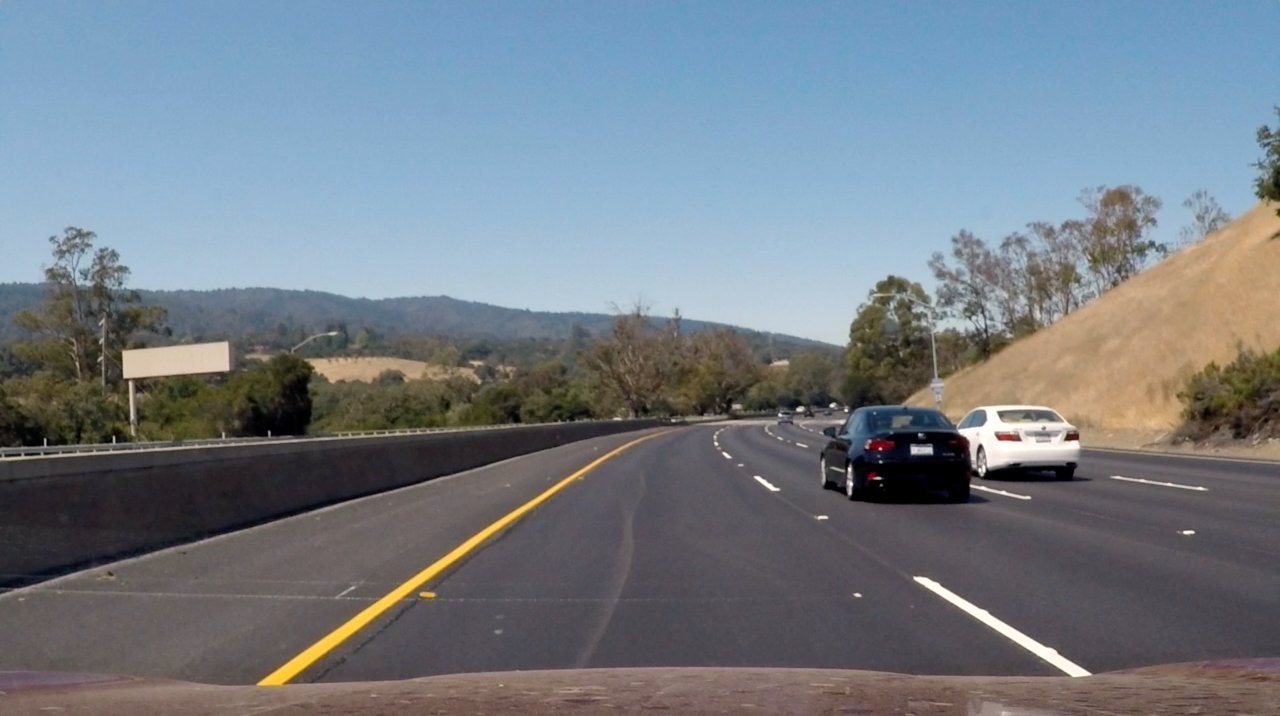
#> input picture videotest.jpg, 2560 x 1432 px (shown at 1/2 size)
$ jupyter execute --allow-errors test.ipynb   (shell and % lines are left out)
#> lines starting #> are read from the running program, lines starting #| are printed output that depends on the picture; after the words box and inside, x2 and y2 are one past the last pixel; in counts of white or black regions, pixels touching at a corner belong together
**Run all the cells below to make sure everything is working and ready to go. All cells should run without error.**

### Test Matplotlib and Plotting

[cell 1]
import matplotlib.pyplot as plt
import matplotlib.image as mpimg
import numpy as np
import cv2

[cell 2]
img = mpimg.imread('videotest.jpg')
#> img is the input picture: shape (1432, 2560, 3); mean R, G, B 115.7, 124.4, 132.9
plt.imshow(img)

### Test OpenCV

[cell 3]
import cv2

[cell 4]
# convert the image to grayscale
gray = cv2.cvtColor(img, cv2.COLOR_RGB2GRAY)
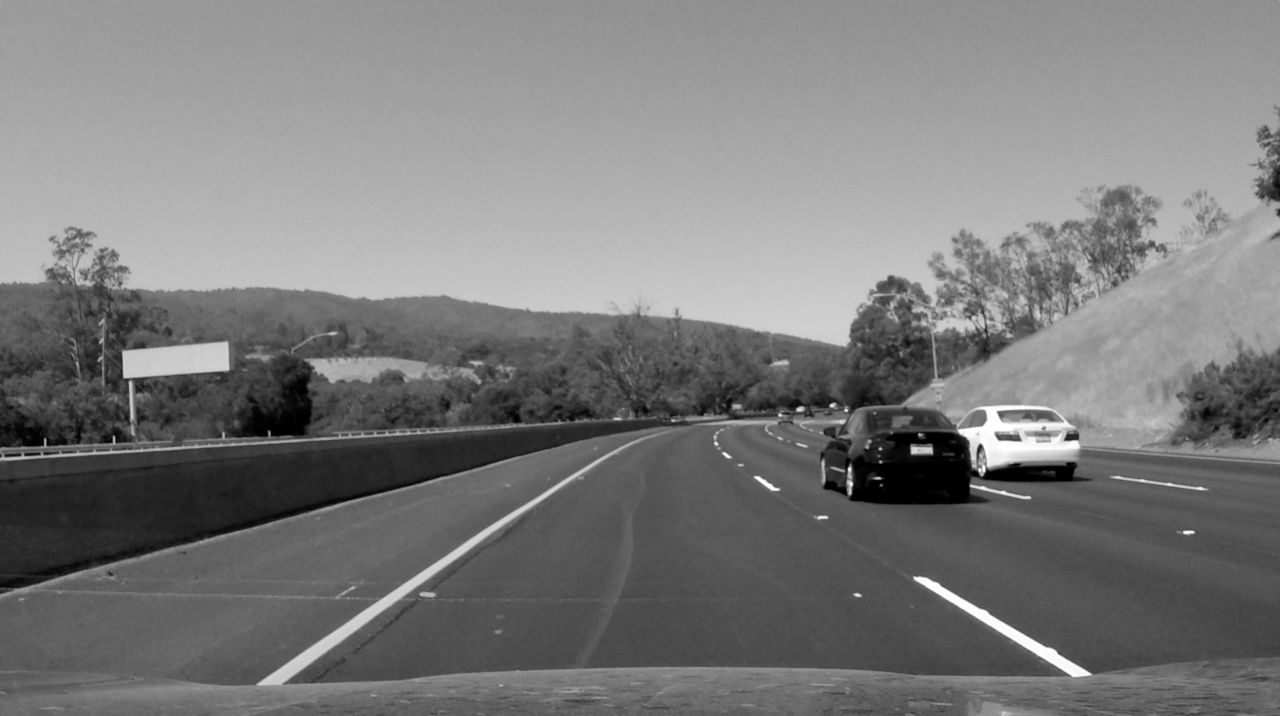
#> gray: shape (1432, 2560) (shown at 1/2 size); min 0, max 255, mean 122.7
plt.imshow(gray, cmap='Greys_r')

## Test TensorFlow

[cell 5]
import tensorflow as tf

#> (a cell that did not finish here is left out)

## Test Moviepy

[cell 7]
# Import everything needed to edit/save/watch video clips
import imageio
#> (the rest of this cell did not finish here and is left out)

Create a new video with `moviepy` by processing each frame to [YUV](https://en.wikipedia.org/wiki/YUV) color space.

[cell 8]
new_clip_output = 'test_output.mp4'
#> (the rest of this cell did not finish here and is left out)

#> (a cell that did not finish here is left out)

[cell 10]
import matplotlib.pyplot as plt
import matplotlib.image as mpimg
import numpy as np
import cv2

# Read image:


# Read in and grayscale the image
image = mpimg.imread('videotest.jpg')
gray = cv2.cvtColor(image,cv2.COLOR_RGB2GRAY)

# Define a kernel size and apply Gaussian smoothing
kernel_size = 5
blur_gray = cv2.GaussianBlur(gray,(kernel_size, kernel_size),0)

# Define our parameters for Canny and apply
low_threshold = 40
high_threshold = 100
edges = cv2.Canny(blur_gray, low_threshold, high_threshold)
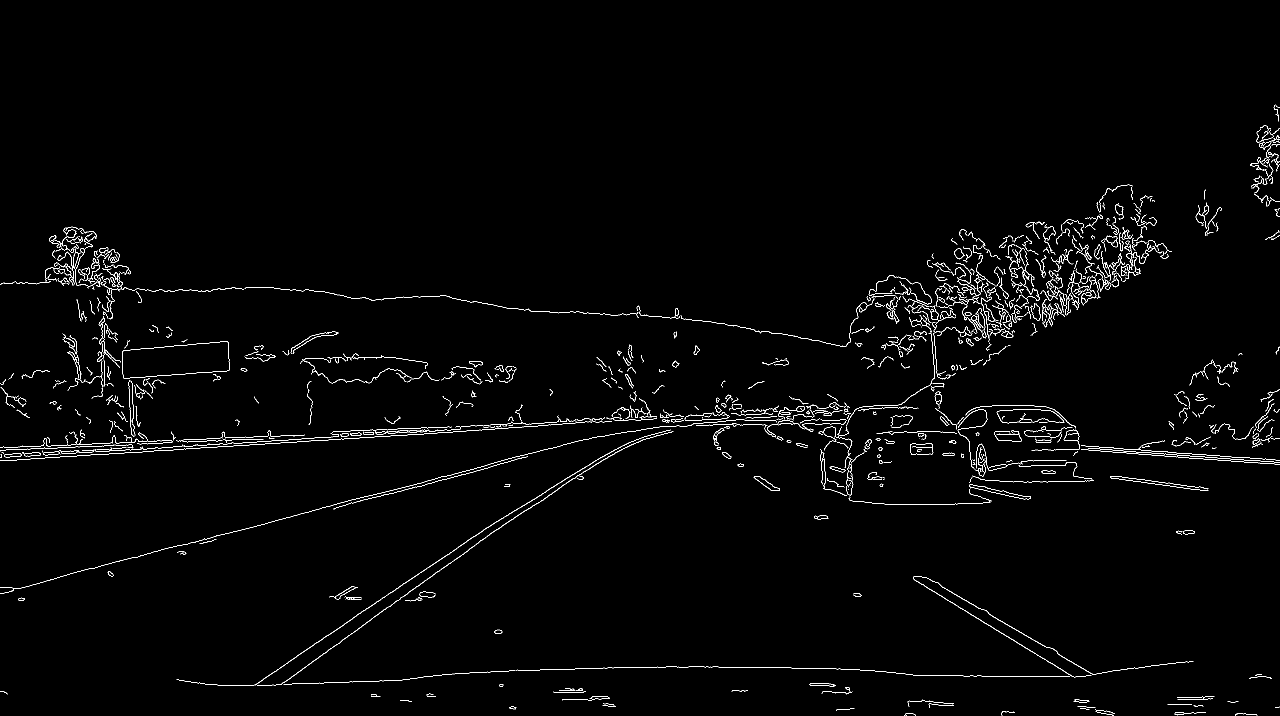
#> edges: shape (1432, 2560) (shown at 1/2 size); 1.5% white in thin lines or dots, all inside (x1, y1, x2, y2) = (0, 209, 2560, 1432)

# Next we'll create a masked edges image using cv2.fillPoly()
mask = np.zeros_like(edges)
ignore_mask_color = 255

# This time we are defining a four sided polygon to mask
imshape = image.shape
#> imshape = (1432, 2560, 3)
# vertices = np.array([[(200,imshape[0]),(1200, 900), (1600, 900), (imshape[1],imshape[0])], dtype=np.int32)]
vertices = np.array([[(0,imshape[0]*0.9),(1100, 900), (1500, 900), (imshape[1]*0.89,imshape[0]*0.9)]], dtype=np.int32)
cv2.fillPoly(mask, vertices, ignore_mask_color)
#> mask: shape (1432, 2560); 14.2% white; 1 white region, box (x1, y1, x2, y2) and area: (0, 900, 2279, 1289) 521811
masked_edges = cv2.bitwise_and(edges, mask)
#> masked_edges: shape (1432, 2560); 0.09% white in thin lines or dots, all inside (x1, y1, x2, y2) = (628, 900, 2084, 1289)

# Define the Hough transform parameters
# Make a blank the same size as our image to draw on
rho = 2 # distance resolution in pixels of the Hough grid
theta = np.pi/180 # angular resolution in radians of the Hough grid
threshold = 15   # minimum number of votes (intersections in Hough grid cell)
min_line_length = 15 #minimum number of pixels making up a line
max_line_gap = 20  # maximum gap in pixels between connectable line segments
line_image = np.copy(image)*0 # creating a blank to draw lines on
#> line_image: shape (1432, 2560, 3); every value is 0


# Run Hough on edge detected image
# Output "lines" is an array containing endpoints of detected line segments
lines = cv2.HoughLinesP(masked_edges, rho, theta, threshold, np.array([]),
                            min_line_length, max_line_gap)
#> lines = 76 rows, first 6: [628, 1288, 992, 1043], [1849, 1154, 2082, 1288], [744, 1236, 936, 1101], [1117, 976, 1154, 951], [975, 1071, 1114, 980], [1949, 1232, 2040, 1288]

# Iterate over the output "lines" and draw lines on a blank image
for line in lines:
    for x1,y1,x2,y2 in line:
        cv2.line(line_image,(x1,y1),(x2,y2),(255,0,0),10)
#> this loop made 76 passes
#> line on passes 1 to 12: [[628, 1288, 992, 1043]], [[1849, 1154, 2082, 1288]], [[744, 1236, 936, 1101]], [[1117, 976, 1154, 951]], [[975, 1071, 1114, 980]], [[1949, 1232, 2040, 1288]], [[1827, 1157, 2010, 1271]], [[1084, 987, 1228, 900]], [[1033, 1018, 1051, 1009]], [[1507, 955, 1541, 980]], [[669, 1194, 704, 1172]], [[997, 1040, 1017, 1029]]
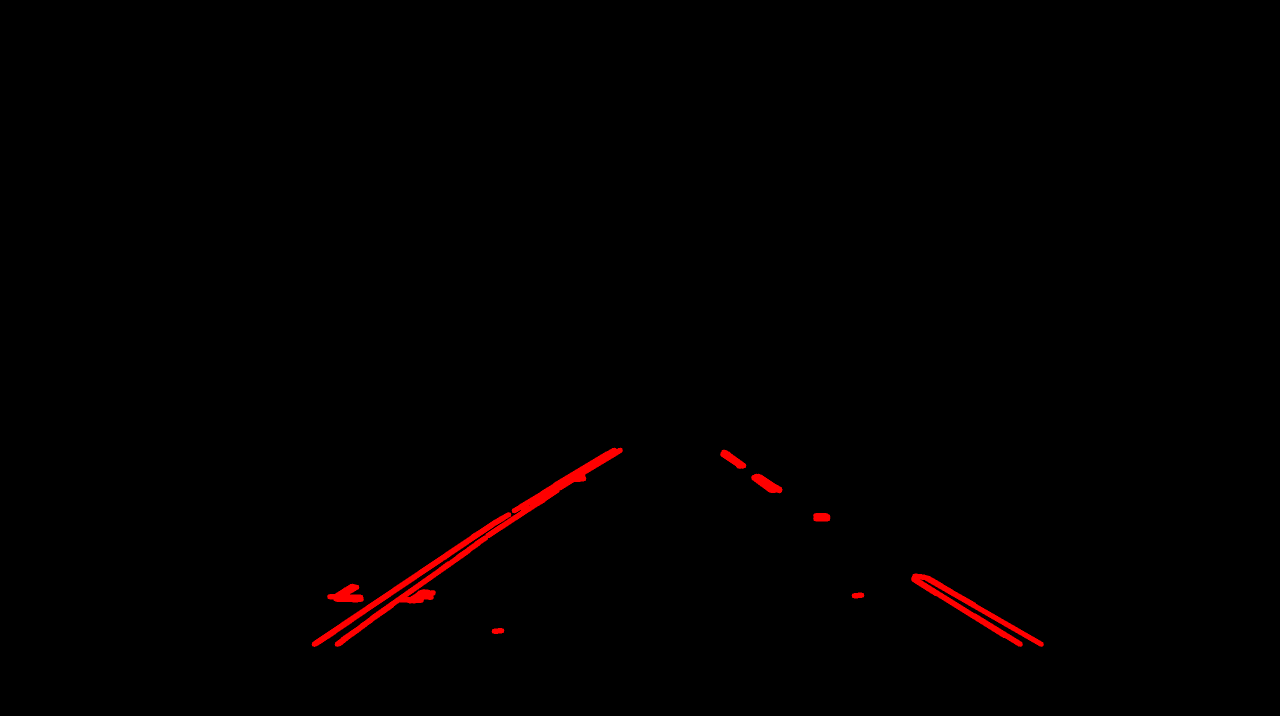
#> line_image: shape (1432, 2560, 3) (shown at 1/2 size); mean R, G, B 1.9, 0, 0

# Create a "color" binary image to combine with line image
color_edges = np.dstack((edges, edges, edges))

# Draw the lines on the edge image
lines_edges = cv2.addWeighted(color_edges, 0.8, line_image, 1, 0)
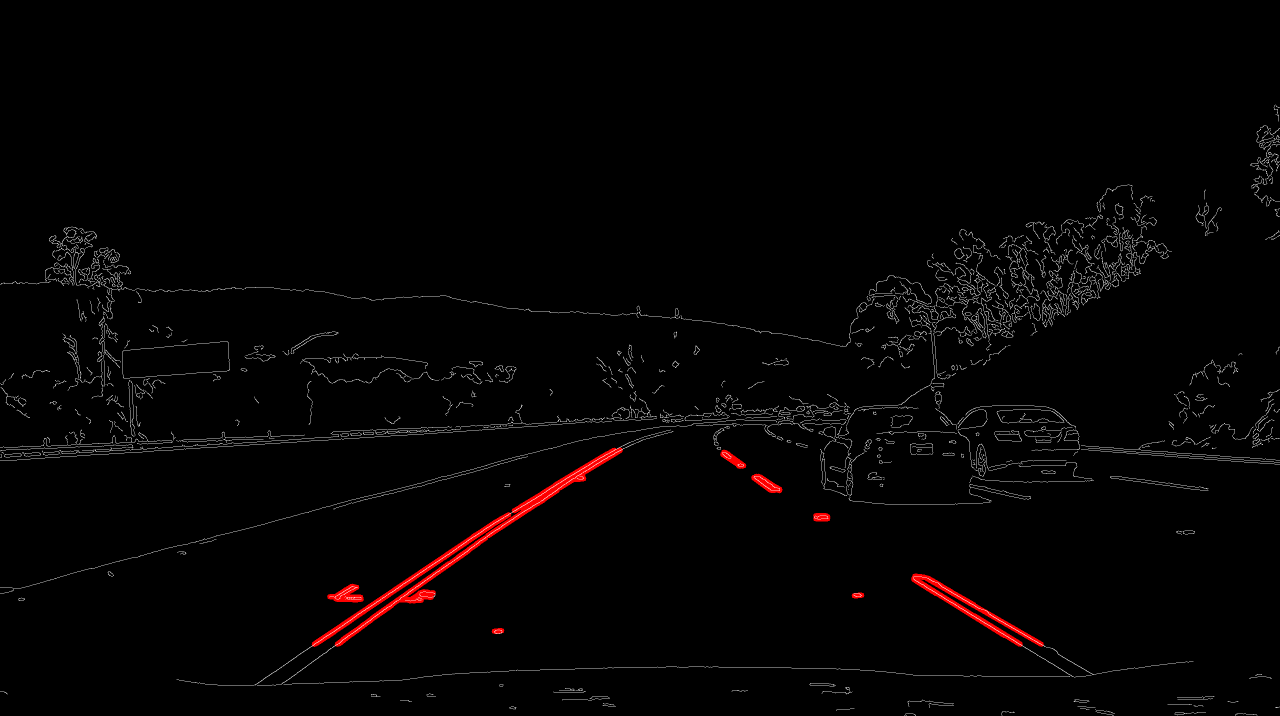
#> lines_edges: shape (1432, 2560, 3) (shown at 1/2 size); mean of channels 0, 1, 2 4.7, 3, 3; drawn as R, G, B
plt.imshow(lines_edges)

[cell 11]
print(lines_edges[:5])
#> (printed output is left out)

$ run again, with IMG_2417.jpg copied over videotest.jpg
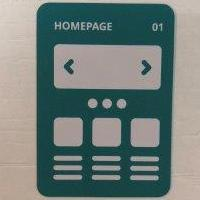
#> input picture IMG_2417.jpg, 200 x 200 px
#> img is the input picture: shape (200, 200, 3); mean R, G, B 111.8, 125, 121.1
#> edges: shape (200, 200); 5.8% white in thin lines or dots, all inside (x1, y1, x2, y2) = (36, 2, 175, 198)
#> mask: shape (200, 200); 8.9% white; 1 white region, box (x1, y1, x2, y2) and area: (0, 180, 200, 200) 3573
#> masked_edges: shape (200, 200); 0.47% white in thin lines or dots, all inside (x1, y1, x2, y2) = (36, 180, 171, 198)
#> lines = [[49, 197, 160, 197], [133, 180, 170, 180]]
#> the loop `for line in lines:` made 2 passes
#> after the loop `for line in lines:`:
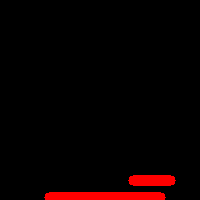
#> line_image: shape (200, 200, 3); mean R, G, B 9.2, 0, 0
#> `lines_edges = cv2.addWeighted(color_edges, 0.8, line_image, 1, 0)`:
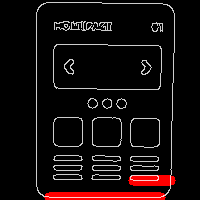
#> lines_edges: shape (200, 200, 3); mean of channels 0, 1, 2 20.1, 11.9, 11.9; drawn as R, G, B
#> (printed output is left out)
